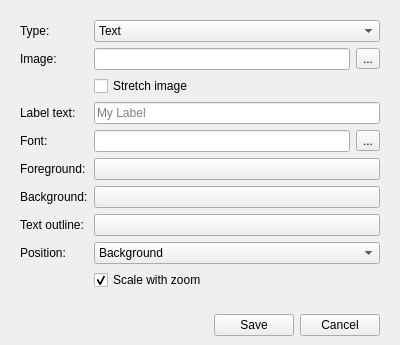
<?xml version="1.0" encoding="UTF-8"?>
<ui version="4.0">
 <class>map_label</class>
 <widget class="QWidget" name="map_label">
  <property name="geometry">
   <rect>
    <x>0</x>
    <y>0</y>
    <width>400</width>
    <height>345</height>
   </rect>
  </property>
  <property name="sizePolicy">
   <sizepolicy hsizetype="Preferred" vsizetype="Preferred">
    <horstretch>0</horstretch>
    <verstretch>0</verstretch>
   </sizepolicy>
  </property>
  <property name="windowTitle">
   <string>Map label</string>
  </property>
  <layout class="QVBoxLayout" name="verticalLayout_main">
   <property name="bottomMargin">
    <number>0</number>
   </property>
   <item>
    <widget class="QFrame" name="frame_top">
     <property name="sizePolicy">
      <sizepolicy hsizetype="Preferred" vsizetype="Maximum">
       <horstretch>0</horstretch>
       <verstretch>0</verstretch>
      </sizepolicy>
     </property>
     <layout class="QGridLayout" name="gridLayout_frame_top">
      <item row="0" column="0">
       <widget class="QLabel" name="label_type">
        <property name="text">
         <string>Type:</string>
        </property>
        <property name="buddy">
         <cstring>comboBox_type</cstring>
        </property>
       </widget>
      </item>
      <item row="0" column="1" colspan="2">
       <widget class="QComboBox" name="comboBox_type">
        <item>
         <property name="text">
          <string>Text</string>
         </property>
        </item>
        <item>
         <property name="text">
          <string>Image</string>
         </property>
        </item>
       </widget>
      </item>
      <item row="1" column="0">
       <widget class="QLabel" name="label_image">
        <property name="text">
         <string>Image:</string>
        </property>
        <property name="buddy">
         <cstring>toolButton_imagePick</cstring>
        </property>
       </widget>
      </item>
      <item row="1" column="1">
       <widget class="QLineEdit" name="lineEdit_image">
        <property name="readOnly">
         <bool>true</bool>
        </property>
       </widget>
      </item>
      <item row="1" column="2">
       <widget class="QToolButton" name="toolButton_imagePick">
        <property name="text">
         <string>...</string>
        </property>
       </widget>
      </item>
      <item row="2" column="1">
       <widget class="QCheckBox" name="checkBox_stretchImage">
        <property name="text">
         <string>Stretch image</string>
        </property>
       </widget>
      </item>
      <item row="3" column="0">
       <widget class="QLabel" name="label_text">
        <property name="text">
         <string>Label text:</string>
        </property>
        <property name="buddy">
         <cstring>lineEdit_text</cstring>
        </property>
       </widget>
      </item>
      <item row="3" column="1" colspan="2">
       <widget class="QLineEdit" name="lineEdit_text">
        <property name="placeholderText">
         <string>My Label</string>
        </property>
       </widget>
      </item>
      <item row="4" column="0">
       <widget class="QLabel" name="label_font">
        <property name="text">
         <string>Font:</string>
        </property>
        <property name="buddy">
         <cstring>toolButton_fontPick</cstring>
        </property>
       </widget>
      </item>
      <item row="4" column="1">
       <widget class="QLineEdit" name="lineEdit_font">
        <property name="readOnly">
         <bool>true</bool>
        </property>
       </widget>
      </item>
      <item row="4" column="2">
       <widget class="QToolButton" name="toolButton_fontPick">
        <property name="text">
         <string>...</string>
        </property>
       </widget>
      </item>
      <item row="5" column="0">
       <widget class="QLabel" name="label_fg">
        <property name="text">
         <string>Foreground:</string>
        </property>
        <property name="buddy">
         <cstring>pushButton_fgColor</cstring>
        </property>
       </widget>
      </item>
      <item row="5" column="1" colspan="2">
       <widget class="QPushButton" name="pushButton_fgColor">
        <property name="text">
         <string/>
        </property>
       </widget>
      </item>
      <item row="6" column="0">
       <widget class="QLabel" name="label_bg">
        <property name="text">
         <string>Background:</string>
        </property>
        <property name="buddy">
         <cstring>pushButton_bgColor</cstring>
        </property>
       </widget>
      </item>
      <item row="6" column="1" colspan="2">
       <widget class="QPushButton" name="pushButton_bgColor">
        <property name="text">
         <string/>
        </property>
       </widget>
      </item>
      <item row="7" column="0">
       <widget class="QLabel" name="label_outline">
        <property name="text">
         <string>Text outline:</string>
        </property>
        <property name="buddy">
         <cstring>pushButton_outlineColor</cstring>
        </property>
       </widget>
      </item>
      <item row="7" column="1" colspan="2">
       <widget class="QPushButton" name="pushButton_outlineColor">
        <property name="text">
         <string/>
        </property>
       </widget>
      </item>
      <item row="8" column="0">
       <widget class="QLabel" name="label_position">
        <property name="text">
         <string>Position:</string>
        </property>
        <property name="buddy">
         <cstring>comboBox_position</cstring>
        </property>
       </widget>
      </item>
      <item row="8" column="1" colspan="2">
       <widget class="QComboBox" name="comboBox_position">
        <item>
         <property name="text">
          <string>Background</string>
         </property>
        </item>
        <item>
         <property name="text">
          <string>Foreground</string>
         </property>
        </item>
       </widget>
      </item>
      <item row="9" column="1">
       <widget class="QCheckBox" name="checkBox_scaling">
        <property name="toolTip">
         <string>&lt;p&gt;If deselected the label will have the same size when you zoom in and out in the mapper. If it is selected the label will scale when you zoom the mapper.&lt;/p&gt;</string>
        </property>
        <property name="text">
         <string>Scale with zoom</string>
        </property>
        <property name="checked">
         <bool>true</bool>
        </property>
       </widget>
      </item>
     </layout>
    </widget>
   </item>
   <item>
    <spacer name="verticalSpacer_middle">
     <property name="orientation">
      <enum>Qt::Vertical</enum>
     </property>
     <property name="sizeHint" stdset="0">
      <size>
       <width>20</width>
       <height>40</height>
      </size>
     </property>
    </spacer>
   </item>
   <item>
    <widget class="QWidget" name="widget_bottom" native="true">
     <property name="sizePolicy">
      <sizepolicy hsizetype="Preferred" vsizetype="Maximum">
       <horstretch>0</horstretch>
       <verstretch>0</verstretch>
      </sizepolicy>
     </property>
     <layout class="QHBoxLayout" name="horizontalLayout_bottom">
      <item>
       <spacer name="horizontalSpacer_bottom">
        <property name="orientation">
         <enum>Qt::Horizontal</enum>
        </property>
        <property name="sizeHint" stdset="0">
         <size>
          <width>40</width>
          <height>20</height>
         </size>
        </property>
       </spacer>
      </item>
      <item>
       <widget class="QPushButton" name="pushButton_save">
        <property name="text">
         <string>Save</string>
        </property>
       </widget>
      </item>
      <item>
       <widget class="QPushButton" name="pushButton_cancel">
        <property name="text">
         <string>Cancel</string>
        </property>
       </widget>
      </item>
     </layout>
    </widget>
   </item>
  </layout>
 </widget>
 <resources/>
 <connections/>
</ui>
